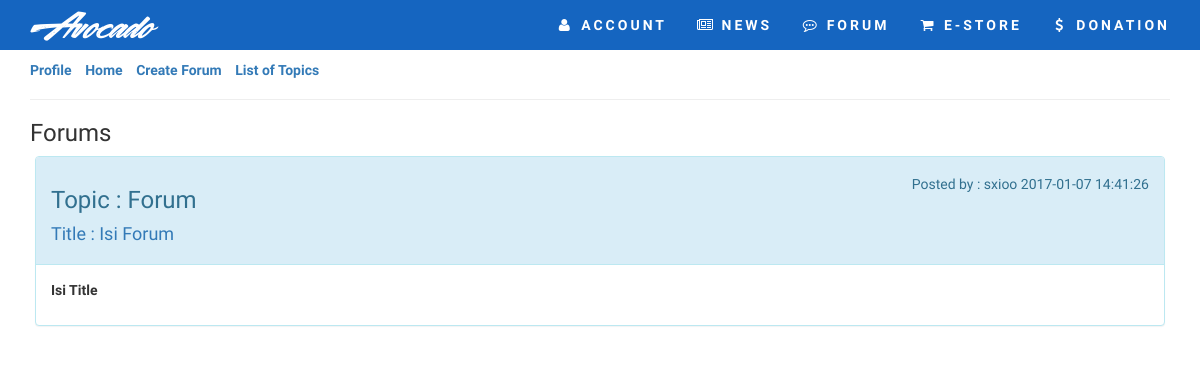
/index.php/c_forum/list_forum, run on an earlier commit of the app's database.
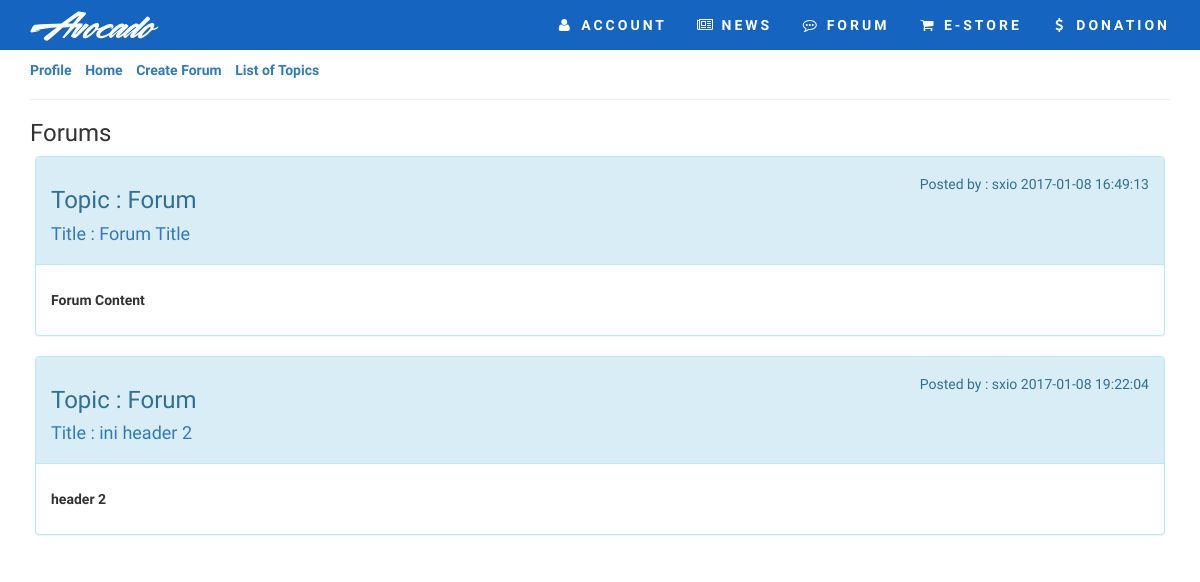
And on a later commit of the database.
### tables this page shows
CREATE TABLE `TRHFORUM` (
  `FORUM_ID` varchar(20) NOT NULL,
  `FORUM_TITLE` varchar(150) NOT NULL,
  `FORUM_CAT` int(10) NOT NULL,
  `FORUM_CONTENT` text NOT NULL,
  `USER_ID` varchar(15) NOT NULL,
  `USER_DT` datetime NOT NULL,
  PRIMARY KEY (`FORUM_ID`)
);

CREATE TABLE `MSDCATEGORY` (
  `CAT_ID` int(11) NOT NULL AUTO_INCREMENT,
  `CAT_GROUP` int(1) NOT NULL,
  `CAT_NAME` varchar(30) NOT NULL,
  `SPEC1` varchar(50) NOT NULL,
  `SPEC2` varchar(50) NOT NULL,
  PRIMARY KEY (`CAT_ID`),
  KEY `CAT_ID` (`CAT_GROUP`),
  CONSTRAINT `MSDCATEGORY_ibfk_1` FOREIGN KEY (`CAT_GROUP`) REFERENCES `MSHCATEGORY` (`CAT_ID`)
);

### application/controllers/C_Forum.php (called while the page is built, shortened)
<?php
	class C_Forum extends CI_Controller{
		public function __construct(){
		 	$this->load->model('Forum_model');
		}
		public function list_forum(){
			$data['header']   = $this->load->view('templates/header','',TRUE);
			$data['nav']      = $this->load->view('templates/nav','',TRUE);
			$data['forumnav'] = $this->load->view('forum/forumnav','',TRUE);
			$data['footer']   = $this->load->view('templates/footer','',TRUE);
			$data['forum_list'] = $this->Forum_model->get_forum_header();
			$this->load->view('forum/forumlist', $data);
		}
	}
?>

### index.php (called while the page is built, shortened)
<?php
require_once BASEPATH.'core/CodeIgniter.php';

### application/models/Forum_model.php (called while the page is built, shortened)
<?php
	class Forum_model extends CI_Model{
		public function get_forum_header(){
			$this->db->select('A.FORUM_ID,A.FORUM_TITLE,B.CAT_NAME,A.FORUM_CONTENT,A.USER_ID,A.USER_DT');
			$this->db->from('TRHFORUM A');
			$this->db->join('MSDCATEGORY B','A.FORUM_CAT = B.CAT_ID','LEFT');
			$this->db->order_by('A.FORUM_ID');
			$result = $this->db->get();
			return $result->result_array();
		}
	}
?>

### application/views/forum/forumlist.php (the view, shortened to what this page needs)
<!DOCTYPE html>
<html>
<head>
	<?php echo $header; ?>
	<?php echo link_tag('assets/css/forum/forum.css'); ?>
</head>
<body>
	<?php echo $nav; ?>
		<?php echo $forumnav; ?>
		<div id="forum-detail" class="container">
			<h3>Forums</h3>
			<?php
				foreach($forum_list as $forum_list){
				?>
				<div class="row">
					<div class="col-sm-12">
						<div class="panel panel-info">
							<div class="panel-heading">
								<div class="row">
									<div class="col-sm-3">
										<h3>Topic : <?php echo $forum_list['CAT_NAME']; ?></h4>
										<h4><a href="<?php echo base_url('forum/detail/'. $forum_list['FORUM_ID']); ?>">Title : <?php echo $forum_list['FORUM_TITLE']; ?></a></h4>
									</div>
									<div class="col-sm-9">
										<h5 class="pull-right">Posted by : <?php echo $forum_list['USER_ID']; ?> <?php echo $forum_list['USER_DT']; ?></h4>
									</div>
								</div>
							</div>
							<div class="panel-body">
								<p><?php echo $forum_list['FORUM_CONTENT'];?></p>
							</div>
						</div>
					</div>
				</div>
				<br>
				<?php
				}
			?>
		</div>
</body>
</html>

### application/views/templates/header.php (shortened to what this page needs)
<?php echo link_tag('assets/css/bootstrap.min.css') ?>
	<?php echo link_tag('assets/css/font-awesome.min.css') ?>
	<?php echo link_tag('assets/css/main.css') ?>
	<?php echo link_tag('assets/css/footer.css') ?>

### application/views/templates/nav.php (shortened to what this page needs)
<nav class="navbar navbar-default navbar-fixed-top">
	<div class="container">
		<div class="navbar-header">
			<a class="navbar-brand" href="<?php echo base_url(); ?>">Avocado</a>
		</div>
		<div class="collapse navbar-collapse" id="myNavbar">
			<ul class="nav navbar-nav navbar-right">
				<?php
					if($this->session->userdata('nama') != NULL){
						$userid = $this->session->userdata('username');
						$username = $this->session->userdata('nama');
						$userlevel = $this->session->userdata('user_level');
					} else{
						$username = "ACCOUNT";
					}
				?>
				<?php
					if($this->session->userdata('username') == NULL){
				?>
						<li class="navli" id="user_li"><a href="<?php echo base_url('user'); ?>"><i class="fa fa-user fa-fw"></i> <?php echo $username; ?></a></li>
				<?php
					}
				?>
				<li class="navli" id="news_li"><a href="<?php echo base_url('news') ?>"><i class="fa fa-newspaper-o fa-fw"></i> NEWS</a></li>
				<li class="navli" id="forum_li"><a href="<?php echo base_url('forum') ?>"><i class="fa fa-commenting-o fa-fw"></i> FORUM</a></li>
				<li class="navli" id="estore_li"><a href="<?php echo base_url('estore') ?>"><i class="fa fa-shopping-cart fa-fw"></i> E-STORE</a></li>
				<li class="navli" id="donation_li"><a class="donation_open"><i class="fa fa-usd fa-fw"></i> DONATION</a></li>
			</ul>
		</div>
	</div>
</nav>

### application/views/forum/forumnav.php
<div id="forum-nav" class="container">
	<div class="page-header">
		<ul class="list-unstyled list-inline">
		  <li><a href="<?php echo base_url('profile/dashboard'); ?>" >Profile</a></li>
		  <li><a href="<?php echo base_url('forum'); ?>" >Home</a></li>
		  <li><a href="<?php echo base_url('forum/create'); ?>" >Create Forum</a></li>
		  <li><a href="<?php echo base_url('forum/list'); ?>" >List of Topics</a></li>
		</ul>
	</div>
</div>

### assets/css/main.css (style rules this page uses)
body { background-color: white; font-weight: bold; font-family: 'Comfortaa', cursive; overflow-x: hidden; }
.panel { margin: 0 5px; }
.navbar-fixed-top { background-color: transparent; transition: all 1s ease; top: 0; width: 100%; padding-bottom: 10px; border: none; height: 20px; }
.container #myNavbar > ul > li >a { letter-spacing: 3px; }
.container #myNavbar > ul > li > a, .container .navbar-header a.navbar-brand { color: black; }
.container .navbar-header a.navbar-brand { font-size: 6vw; font-weight: normal; font-family: acceleration; padding-top: 10px; }

### assets/css/forum/forum.css (style rules this page uses)
.container { font-family: 'Muli'; }
#forum-nav .page-header { margin-top: 60px; margin-bottom: 0px; }

### assets/css/login.css (style rules this page uses)
* { box-sizing: border-box; outline: none; }

### assets/css/nav.css (style rules this page uses)
.navbar-default { background-color: #1565c0!important; }
#myNavbar > ul > li >a { letter-spacing: 3px; }
#myNavbar > ul > li > a, .container .navbar-header a.navbar-brand { color: white!important; }

What changed in the data, as far as the page shows it:
removed trhforum: msdcategory.CAT_NAME "Forum", FORUM_TITLE "Isi Forum", USER_ID "sxioo", USER_DT "2017-01-07 14:41:26", FORUM_CONTENT "Isi Title"
added trhforum: msdcategory.CAT_NAME "Forum", FORUM_TITLE "Forum Title", USER_ID "sxio", USER_DT "2017-01-08 16:49:13", FORUM_CONTENT "Forum Content"
added trhforum: msdcategory.CAT_NAME "Forum", FORUM_TITLE "ini header 2", USER_ID "sxio", USER_DT "2017-01-08 19:22:04", FORUM_CONTENT "header 2"
